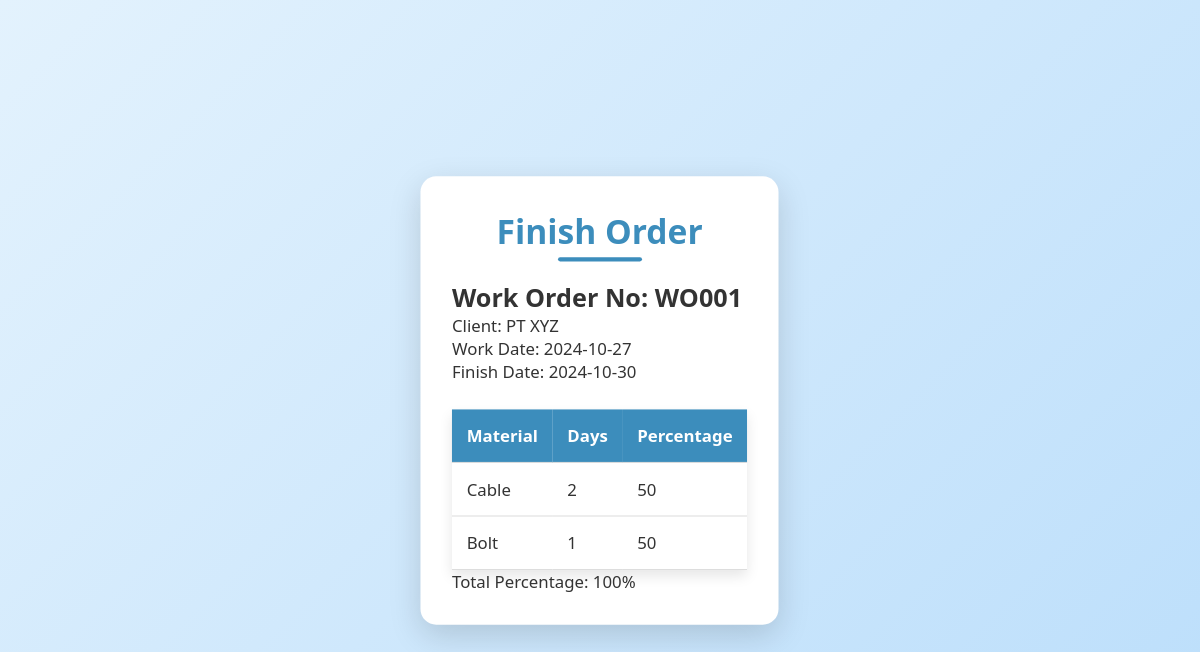
The app's page /finish_order.php with its own data.
### tables this page shows
CREATE TABLE `work_order` (
  `id` int(11) NOT NULL,
  `work_order_no` varchar(50) NOT NULL,
  `client` varchar(100) NOT NULL,
  `work_date` date NOT NULL,
  `finish_date` date DEFAULT NULL
);

CREATE TABLE `work_order_material` (
  `id` int(11) NOT NULL,
  `work_order_id` int(11) NOT NULL,
  `material_id` int(11) NOT NULL,
  `days` int(11) NOT NULL,
  `percentage` float NOT NULL
);

CREATE TABLE `material` (
  `id` int(11) NOT NULL,
  `material_name` varchar(100) NOT NULL,
  `days` int(11) NOT NULL,
  `percentage` float NOT NULL
);

### finish_order.php (the view, shortened to what this page needs)
<?php
$conn = new mysqli("localhost", "root", "", "raw_material_work_order_db");
$work_orders = $conn->query("SELECT * FROM work_order");
?>
<!DOCTYPE html>
<html lang="en">
<head>
    <link rel="stylesheet" href="styles.css">
</head>
<body>
    <div class="container">
        <h1>Finish Order</h1>
        <?php while ($work_order = $work_orders->fetch_assoc()): ?>
            <h2>Work Order No: <?= htmlspecialchars($work_order['work_order_no']) ?></h2>
            <p>Client: <?= htmlspecialchars($work_order['client']) ?></p>
            <p>Work Date: <?= htmlspecialchars($work_order['work_date']) ?></p>
            <p>Finish Date: <?= htmlspecialchars($work_order['finish_date']) ?></p>
            <?php
            $materials = $conn->query("SELECT m.material_name, wom.days, wom.percentage FROM work_order_material wom JOIN material m ON wom.material_id = m.id WHERE wom.work_order_id = " . $work_order['id']);
            $total_percentage = 0;
            ?>
            <table>
                <tr>
                    <th>Material</th>
                    <th>Days</th>
                    <th>Percentage</th>
                </tr>
                <?php while ($material = $materials->fetch_assoc()): ?>
                    <tr>
                        <td><?= htmlspecialchars($material['material_name']) ?></td>
                        <td><?= htmlspecialchars($material['days']) ?></td>
                        <td><?= htmlspecialchars($material['percentage']) ?></td>
                    </tr>
                    <?php $total_percentage += $material['percentage']; ?>
                <?php endwhile; ?>
            </table>
            <p>Total Percentage: <?= htmlspecialchars($total_percentage) ?>%</p>
        <?php endwhile; ?>
    </div>
</body>
</html>

### styles.css (style rules this page uses)
* { margin: 0; padding: 0; box-sizing: border-box; font-family: 'Segoe UI', Tahoma, Geneva, Verdana, sans-serif; }
body { background: linear-gradient(135deg, #e3f2fd, #bbdefb); color: #333; display: flex; justify-content: center; align-items: center; min-height: 100vh; padding: 20px; }
.container { max-width: 800px; margin: 20px auto; padding: 30px; background: #ffffff; box-shadow: 0px 10px 30px rgba(0, 0, 0, 0.15); border-radius: 15px; transition: all 0.4s ease; transform: scale(1.05); }
h1 { margin-bottom: 25px; font-size: 32px; color: #3c8dbc; text-align: center; position: relative; }
h1::after { content: ''; position: absolute; width: 80px; height: 4px; background: #3c8dbc; left: 50%; transform: translateX(-50%); bottom: -8px; border-radius: 2px; }
table { width: 100%; border-collapse: collapse; margin-top: 25px; background-color: #ffffff; box-shadow: 0px 6px 12px rgba(0, 0, 0, 0.1); animation: fadeIn 0.8s ease-in-out; }
th, td { padding: 14px; text-align: left; border-bottom: 1px solid #ddd; font-size: 16px; }
th { background: #3c8dbc; color: #fff; font-weight: bold; }

### records on screen
work_order: work_order_no "WO001", client "PT XYZ", work_date "2024-10-27", finish_date "2024-10-30", total_percentage "100"
work_order_material: material.material_name "Cable", days "2", percentage "50"
work_order_material: material.material_name "Bolt", days "1", percentage "50"
